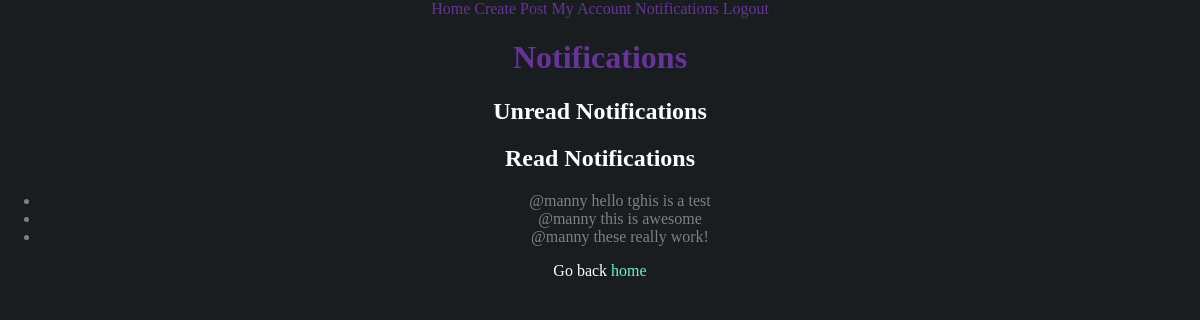
/notifications/ (signed in), run on the app's committed database.
### notifications/models.py (models this page shows, shortened)
class Notifications(models.Model):
  text = models.CharField(max_length=2000)
  read = models.BooleanField(default=False)
  user = models.ForeignKey(CustomUser, on_delete=models.CASCADE)

### notifications/views.py (the view)
# urls.py: path('notifications/', notification_view),
def notification_view(request, *args, **kwargs):
  notifications = Notifications.objects.filter(user=request.user)
  notifications_to_display = []
  old_notifications = []
  for notification in notifications:
    if not notification.read:
      notifications_to_display.append(notification)
      notification.read = True
      notification.save()
    else:
      old_notifications.append(notification)
  return render(request, 'notifications.html', context={'new_notifications': notifications_to_display, 'old_notifications': old_notifications })

### templates/notifications.html (shortened to what this page needs)
{% extends "_base.html" %}
{% block content %}
<h1 style='color: rebeccapurple;'>Notifications</h1>
<h2>Unread Notifications</h2>
<h2>Read Notifications</h2>
<ul>
  {% for notification in old_notifications %}
  <li style='color: grey;'>
    {{ notification.text }}
  </li>
  {% endfor %}
</ul>
<span>Go back <a href='/'>home</a> </span>
{% endblock %}

### templates/_base.html (style rules this page uses)
a { color: rgb(99, 243, 207); text-decoration: none; }
span { color: white; }
h2 { color: white; }
* { -webkit-box-sizing: border-box; box-sizing: border-box; }
body { padding: 0; margin: 0; background-color: rgb(25, 29, 32); }

### data on the page
Notifications: text "@manny hello tghis is a test"
Notifications: text "@manny this is awesome"
Notifications: text "@manny these really work!"
